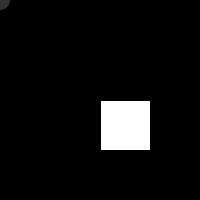
Frame 1 (no input)
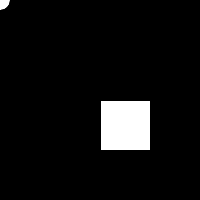
Frame 60 (the mouse pressed at the canvas centre just before this capture)
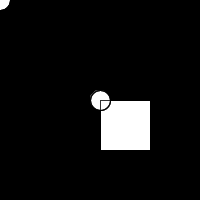
Frame 120 (the mouse held since frame 60 and released just before this capture)

The Processing sketch that drew these frames (run headless with seeded random() and noise(); from frame 60 on, the mouse is pressed at the canvas centre):

// Processing sketch: processing_164671
// ── processing_164671.pde

void setup(){
  size(200, 200);
  background(0);
}

void draw(){
//  background(0);  
  
  rect(100, 100, 50, 50);
  
  fill(255, 50);
  ellipse(mouseX, mouseY, 20, 20);
  
}  
  
